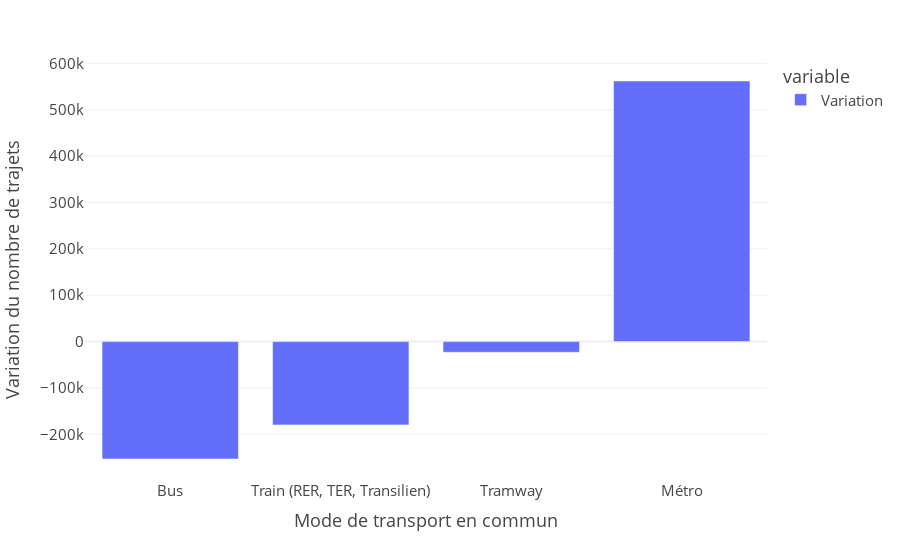

Notebook source saved alongside this figure:
### Markdown cell above
Si on se concentre plus sur les transports en commun on voit que les lignes du GPE ont eu un impact significatif sur la prise des modes de transports en commun.

### Code cell
fig = px.bar(diff_counts_pt.rename(
                index={
                    "tram" : "Tramway",
                    "rail" : "Train (RER, TER, Transilien)",
                    "subway" : "Métro",
                    "bus" : "Bus"
                    },
                columns={
                    "gpe - baseline" : "Variation"
                }),
             labels={
                 "value" : "Variation du nombre de trajets",
                 "index" : "Mode de transport en commun"
             },
             #title="Variation du nombre de trajets effectués par mode de transport en commun"
             )
fig.write_image("outputs/plots/comparaison/variation_trajets_transport_commun.png", width=1000)
fig.show()

### Figure 1 — Plotly figure (JSON) as saved in the notebook; plotly's stock layout.template omitted (floating-point values rounded to 4 significant figures)
{"data": [{"hovertemplate": "variable=Variation<br>Mode de transport en commun=%{x}<br>Variation du nombre de trajets=%{y}<extra></extra>", "legendgroup": "Variation", "marker": {"color": "#636efa", "pattern": {"shape": ""}}, "name": "Variation", "orientation": "v", "showlegend": true, "textposition": "auto", "type": "bar", "x": ["Bus", "Train (RER, TER, Transilien)", "Tramway", "Métro"], "xaxis": "x", "y": [-253200, -179700, -23100, 562100], "yaxis": "y"}], "layout": {"barmode": "relative", "legend": {"title": {"text": "variable"}, "tracegroupgap": 0}, "margin": {"t": 60}, "xaxis": {"anchor": "y", "domain": [0, 1], "title": {"text": "Mode de transport en commun"}}, "yaxis": {"anchor": "x", "domain": [0, 1], "title": {"text": "Variation du nombre de trajets"}}}}
